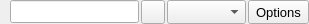
<?xml version="1.0" encoding="UTF-8"?>
<ui version="4.0">
 <class>FileAndFormatWidget</class>
 <widget class="QWidget" name="FileAndFormatWidget">
  <property name="geometry">
   <rect>
    <x>0</x>
    <y>0</y>
    <width>309</width>
    <height>24</height>
   </rect>
  </property>
  <property name="sizePolicy">
   <sizepolicy hsizetype="Expanding" vsizetype="Minimum">
    <horstretch>3</horstretch>
    <verstretch>0</verstretch>
   </sizepolicy>
  </property>
  <property name="font">
   <font>
    <pointsize>10</pointsize>
   </font>
  </property>
  <property name="windowTitle">
   <string>Form</string>
  </property>
  <layout class="QHBoxLayout" name="horizontalLayout">
   <property name="spacing">
    <number>2</number>
   </property>
   <property name="leftMargin">
    <number>0</number>
   </property>
   <property name="topMargin">
    <number>0</number>
   </property>
   <property name="rightMargin">
    <number>0</number>
   </property>
   <property name="bottomMargin">
    <number>0</number>
   </property>
   <item>
    <widget class="CheckIndicator" name="FileExistsIndicator">
     <property name="sizePolicy">
      <sizepolicy hsizetype="Minimum" vsizetype="Minimum">
       <horstretch>0</horstretch>
       <verstretch>0</verstretch>
      </sizepolicy>
     </property>
     <property name="text">
      <string/>
     </property>
    </widget>
   </item>
   <item>
    <widget class="QLineEdit" name="FileEdit">
     <property name="sizePolicy">
      <sizepolicy hsizetype="Expanding" vsizetype="Fixed">
       <horstretch>0</horstretch>
       <verstretch>0</verstretch>
      </sizepolicy>
     </property>
    </widget>
   </item>
   <item>
    <widget class="QToolButton" name="FileSelectButton">
     <property name="sizePolicy">
      <sizepolicy hsizetype="Minimum" vsizetype="Minimum">
       <horstretch>0</horstretch>
       <verstretch>0</verstretch>
      </sizepolicy>
     </property>
     <property name="text">
      <string/>
     </property>
     <property name="icon">
      <iconset resource="../main.qrc">
       <normaloff>:/general/icons/open.svg</normaloff>:/general/icons/open.svg</iconset>
     </property>
     <property name="iconSize">
      <size>
       <width>16</width>
       <height>16</height>
      </size>
     </property>
    </widget>
   </item>
   <item>
    <widget class="QComboBox" name="FormatCombo">
     <property name="sizePolicy">
      <sizepolicy hsizetype="Minimum" vsizetype="Minimum">
       <horstretch>0</horstretch>
       <verstretch>0</verstretch>
      </sizepolicy>
     </property>
    </widget>
   </item>
   <item>
    <widget class="QToolButton" name="OptionsButton">
     <property name="sizePolicy">
      <sizepolicy hsizetype="Minimum" vsizetype="Minimum">
       <horstretch>0</horstretch>
       <verstretch>0</verstretch>
      </sizepolicy>
     </property>
     <property name="text">
      <string>Options</string>
     </property>
     <property name="icon">
      <iconset resource="../main.qrc">
       <normaloff>:/general/icons/options.svg</normaloff>:/general/icons/options.svg</iconset>
     </property>
     <property name="iconSize">
      <size>
       <width>16</width>
       <height>16</height>
      </size>
     </property>
     <property name="toolButtonStyle">
      <enum>Qt::ToolButtonTextBesideIcon</enum>
     </property>
    </widget>
   </item>
  </layout>
 </widget>
 <customwidgets>
  <customwidget>
   <class>CheckIndicator</class>
   <extends>QLabel</extends>
   <header>gui/widgets/checkIndicator.h</header>
  </customwidget>
 </customwidgets>
 <resources>
  <include location="../main.qrc"/>
 </resources>
 <connections/>
</ui>
